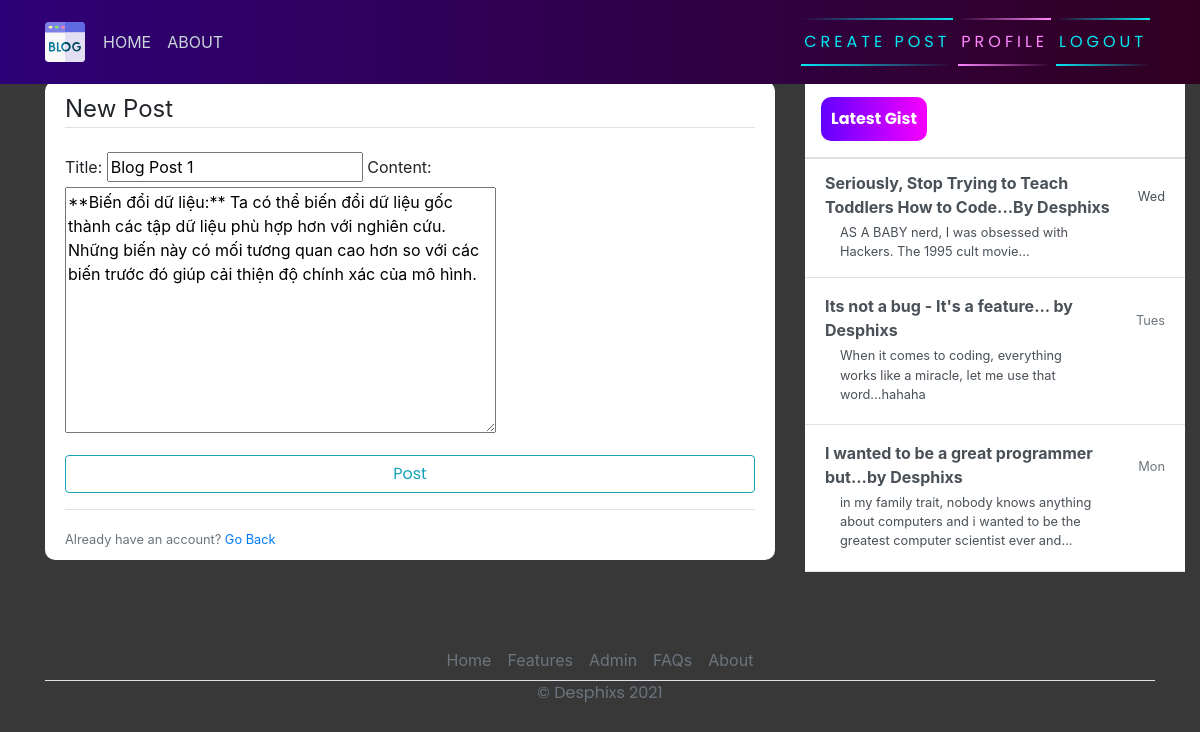
Page /post/1/update (signed in) on the committed database.
### blog/models.py (models this page shows, shortened)
class Post(models.Model):
    title = models.CharField(max_length=200)
    content = models.TextField()
    date_posted = models.DateTimeField(default=timezone.now)
    author = models.ForeignKey(User, on_delete=models.CASCADE)

### blog/views.py (the view, shortened to what this page needs)
# urls.py: path('post/<int:pk>/update', PostUpdateView.as_view(), name="blog-update"),
class PostUpdateView(LoginRequiredMixin, UserPassesTestMixin, UpdateView):
    model = Post
    fields = ['title', 'content']
    def test_func(self):
        post = self.get_object()
        if self.request.user == post.author:
            return True
        return False

### blog/templates/blog/post_form.html (shortened to what this page needs)
{% extends 'blog/base.html' %} {% load crispy_forms_tags %} {% block content %}
<div class="content-section">
  <form action="" method="post">
    <fieldset class="form-group">
      <legend class="border-bottom mb-4">New Post</legend>
      {{ form}}
    </fieldset>
    <div class="form-group">
      <button class="btn btn-outline-info" type="submit">Post</button>
    </div>
  </form>
  <div class="border-top pt-3">
    <small class="text-muted"
      >Already have an account?
      <a href="{% url 'blog-home' %}">Go Back</a></small
    >
  </div>
</div>
{% endblock content %}

### blog/static/blog/main.css (style rules this page uses)
body { background-color: rgb( 56, 56, 56 ); margin-top: 5rem; background-size: contain; background-repeat: no-repeat; }
.content-section { background: #ffffff; padding: 10px 20px; border-radius: 10px; margin-bottom: 20px; }
button { font-family: "Poppins", sans-serif; border: none; outline: 0; display: inline-block; padding: 8px; color: white; background-color: #000; text-align: center; cursor: pointer; width: 100%; font-size: 18px; transition: 1s; background: linear-gradient( 270deg, rgb(247, 0, 255) 0%, rgb(98, 0, 255) 100% ); }

### rows in the picture
Post: title "Blog Post 1", content "**Biến đổi dữ liệu:** Ta có thể biến đổi dữ liệu gốc thành các tập dữ liệu phù hợp hơn với nghiên cứu. Những biến này có mối tương quan cao hơn so với các biến trước đó giúp cải thiện độ chính xác của mô hình."
